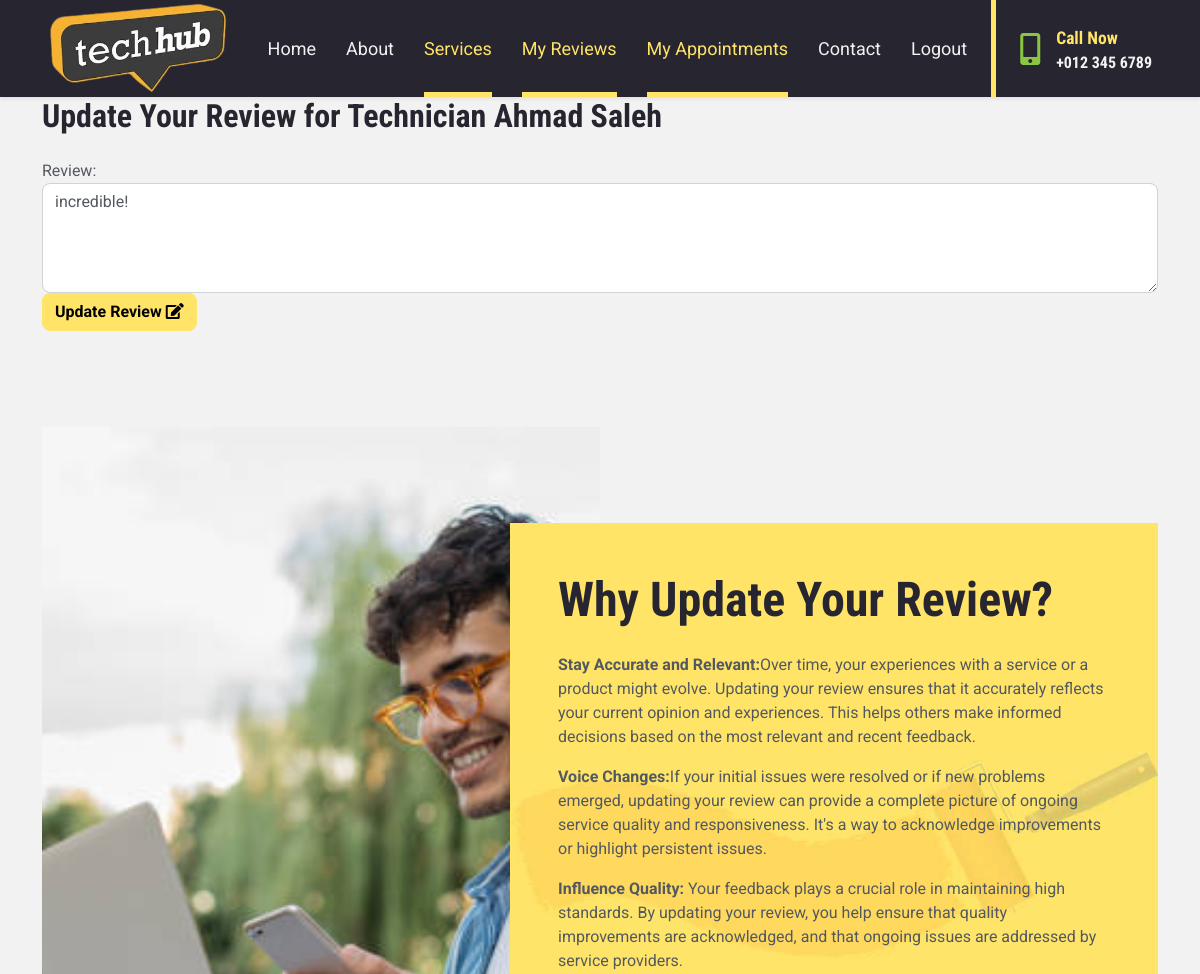
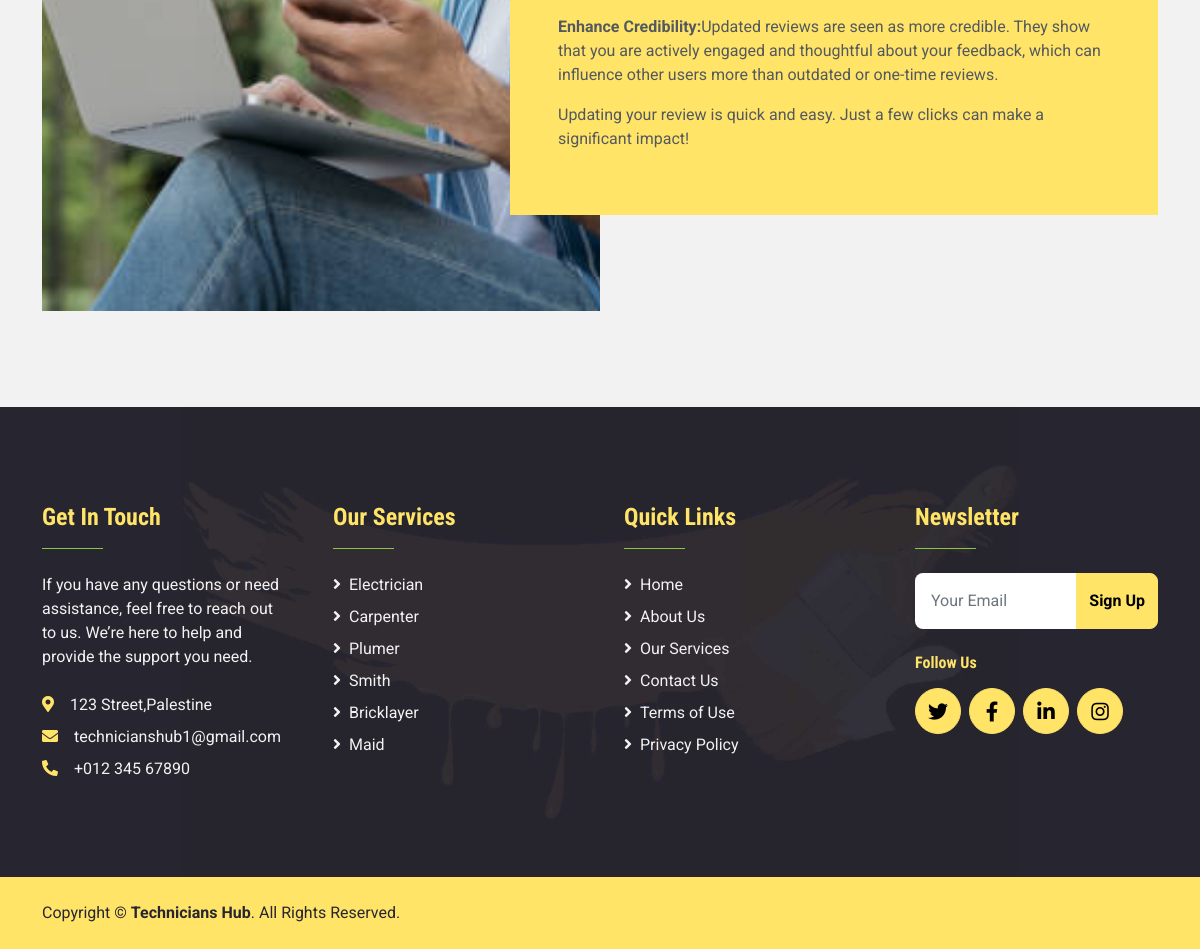
The app's page /update_review/18/ (signed in) with its own data (2 pictures, top to bottom).
### Technicians_app/models.py (models this page shows, shortened)
class Technician(models.Model):
    first_name = models.CharField(max_length=45)
    last_name = models.CharField(max_length=45)
    bio = models.TextField()
    phone_number = models.CharField(max_length=25)
    city = models.CharField(max_length=45)
    age = models.IntegerField()
    image = models.ImageField(upload_to='image/')
    created_at = models.DateField(auto_now_add=True)
    updated_at = models.DateField(auto_now=True)
    users = models.ManyToManyField(User, related_name="technicians",blank=True)
    role=models.ForeignKey(Role,related_name="technicians",on_delete=models.CASCADE , default=1)

class Review(models.Model):
    technician = models.ForeignKey(Technician, related_name= "technician_reviews",  on_delete=models.CASCADE, default=1)
    user = models.ForeignKey(User, related_name= "user_reviews", on_delete=models.CASCADE, default=1)
    content = models.TextField()
    created_at = models.DateTimeField(auto_now_add=True)
    updated_at = models.DateTimeField(auto_now=True)

### Technicians_app/views.py (the view)
# urls.py: path('update_review/<int:review_id>/', views.update_review, name='update_review'),
def update_review(request, review_id):
    if 'id' not in request.session:
        return redirect('login')
    user_id = request.session['id']
    review = models.get_review(review_id)
    if review.user_id != user_id:
        messages.error(request, "You are not authorized to update this review.")
        return redirect('/recent_reviews')
    technician = review.technician
    if request.method == 'POST':
        models.update_review(request, review_id)
        messages.success(request, f"Review for technician {technician.first_name} {technician.last_name} updated successfully.", extra_tags='info')
        return redirect('/recent_reviews')
    else:
        return render(request, 'update_review.html', {'review': review, 'technician': technician})

### Technicians_app/models.py (called while the page is built)
def get_review(review_id):
    review = Review.objects.get(id=review_id)
    return review

### Technicians_app/templates/update_review.html (shortened to what this page needs)
<!DOCTYPE html>
<html lang="en">
<head>
    {% load static%}
    <link href="https://cdnjs.cloudflare.com/ajax/libs/font-awesome/5.15.0/css/all.min.css" rel="stylesheet">
    <link href="https://cdn.jsdelivr.net/npm/bootstrap-icons@1.4.1/font/bootstrap-icons.css" rel="stylesheet">
    <link href="lib/owlcarousel/assets/owl.carousel.min.css" rel="stylesheet">
    <link href="{% static 'css/bootstrap.min.css'%}" rel="stylesheet">
    <link href="{% static 'css/services.css'%}" rel="stylesheet">
</head>
<body class="bg-light">
    <nav class="navbar navbar-expand-lg bg-dark navbar-dark shadow-sm px-5 py-3 py-lg-0">
        <a href="/" class="Header-branding" data-nc-element="branding" data-content-field="site-title">
            <img src="{% static 'image/logo2.PNG' %}" alt="One &amp; Done Remodeling" sizes="200px"
                class="Header-branding-logo" style="display:block; width:180px; height:auto;" loading="lazy"
                decoding="async" data-loader="sqs">
        </a>
        <div class="collapse navbar-collapse" id="navbarCollapse">
            <div class="navbar-nav ms-auto py-0 pe-4 border-end border-5 border-primary">
                <a href="/" class="nav-item nav-link">Home</a>
                <a href="/about_us" class="nav-item nav-link">About</a>
                <a href="/services" class="nav-item nav-link active">Services</a>
                <a href="{% url 'recent_reviews' %}" class="nav-item nav-link active">My Reviews</a>
                <a href="/recent_appointments" class="nav-item nav-link active">My Appointments</a>
                <a href="/contact" class="nav-item nav-link">Contact</a>
                <a href="{% url 'logout_user' %}" class="nav-item nav-link">Logout</a>
            </div>
            <div class="d-none d-lg-flex align-items-center ps-4">
                <i class="fa fa-2x fa-mobile-alt text-secondary me-3"></i>
                <div>
                    <h5 class="text-primary mb-1"><small>Call Now</small></h5>
                    <h6 class="text-light m-0">+012 345 6789</h6>
                </div>
            </div>
        </div>
    </nav>
    <div class="container">
        <h2 class="mb-4">Update Your Review for Technician {{ technician.first_name }} {{ technician.last_name }}</h2>
        <form method="post" action="{% url 'update_review' review.id %}">
            <div class="form-group">
                <label for="content">Review:</label>
                <textarea name="content" rows="4" class="form-control" required>{{ review.content }}</textarea>
            </div>
            <button type="submit" class="btn btn-primary">
                Update Review <i class="fas fa-edit"></i>
            </button>
        </form>
    </div>
    <div class="container-fluid py-5">
        <div class="container py-5">
            <div class="row gx-0">
                <div class="col-lg-6" style="min-height: 400px;">
                    <div class="position-relative h-100">
                        <img class="position-absolute w-100 h-100" src="{% static 'image/review.jpg'%}"
                            style="object-fit: cover;">
                    </div>
                </div>
                <div class="col-lg-6 my-lg-5 py-lg-5">
                    <div class="about-end bg-primary p-5">
                        <h1 class="display-5 mb-4">Why Update Your Review?</h1>
                        <p><strong>Stay Accurate and Relevant:</strong>Over time, your experiences with a service or a
                            product might evolve. Updating your review ensures that it accurately reflects your current
                            opinion and experiences. This helps others make informed decisions based on the most
                            relevant and recent feedback.</p>
                        <p><strong>Voice Changes:</strong>If your initial issues were resolved or if new problems
                            emerged, updating your review can provide a complete picture of ongoing service quality and
                            responsiveness. It's a way to acknowledge improvements or highlight persistent issues.</p>
                        <p><strong>Influence Quality:</strong> Your feedback plays a crucial role in maintaining high
                            standards. By updating your review, you help ensure that quality improvements are
                            acknowledged, and that ongoing issues are addressed by service providers.</p>
                        <p><strong>Enhance Credibility:</strong>Updated reviews are seen as more credible. They show
                            that you are actively engaged and thoughtful about your feedback, which can influence other
                            users more than outdated or one-time reviews.</p>
                        <p>Updating your review is quick and easy. Just a few clicks can make a significant impact!</p>
                    </div>
                </div>
            </div>
        </div>
    </div>
    <div class="container-fluid bg-dark bg-footer text-light py-5">
        <div class="container py-5">
            <div class="row g-5">
                <div class="col-lg-3 col-md-6">
                    <h4 class="text-primary">Get In Touch</h4>
                    <hr class="w-25 text-secondary mb-4" style="opacity: 1;">
                    <p class="mb-4">If you have any questions or need assistance, feel free to reach out to us. We’re
                        here to help and provide the support you need.</p>
                    <p class="mb-2"><i class="fa fa-map-marker-alt text-primary me-3"></i>123 Street,Palestine</p>
                    <p class="mb-2"><i class="fa fa-envelope text-primary me-3"></i>technicianshub1@gmail.com</p>
                    <p class="mb-0"><i class="fa fa-phone-alt text-primary me-3"></i>+012 345 67890</p>
                </div>
                <div class="col-lg-3 col-md-6">
                    <h4 class="text-primary">Our Services</h4>
                    <hr class="w-25 text-secondary mb-4" style="opacity: 1;">
                    <div class="d-flex flex-column justify-content-start">
                        <a class="text-light mb-2" href="#"><i class="fa fa-angle-right me-2"></i>Electrician</a>
                        <a class="text-light mb-2" href="#"><i class="fa fa-angle-right me-2"></i>Carpenter</a>
                        <a class="text-light mb-2" href="#"><i class="fa fa-angle-right me-2"></i>Plumer</a>
                        <a class="text-light mb-2" href="#"><i class="fa fa-angle-right me-2"></i>Smith</a>
                        <a class="text-light mb-2" href="#"><i class="fa fa-angle-right me-2"></i>Bricklayer</a>
                        <a class="text-light" href="#"><i class="fa fa-angle-right me-2"></i>Maid</a>
                    </div>
                </div>
                <div class="col-lg-3 col-md-6">
                    <h4 class="text-primary">Quick Links</h4>
                    <hr class="w-25 text-secondary mb-4" style="opacity: 1;">
                    <div class="d-flex flex-column justify-content-start">
                        <a class="text-light mb-2" href="/"><i class="fa fa-angle-right me-2"></i>Home</a>
                        <a class="text-light mb-2" href="/about_us"><i class="fa fa-angle-right me-2"></i>About Us</a>
                        <a class="text-light mb-2" href="/services"><i class="fa fa-angle-right me-2"></i>Our
                            Services</a>
                        <a class="text-light mb-2" href="/contact"><i class="fa fa-angle-right me-2"></i>Contact Us</a>
                        <a class="text-light mb-2" href="/terms"><i class="fa fa-angle-right me-2"></i>Terms of Use</a>
                        <a class="text-light mb-2" href="/privacy_policy"><i class="fa fa-angle-right me-2"></i>Privacy
                            Policy</a>
                    </div>
                </div>
                <div class="col-lg-3 col-md-6">
                    <h4 class="text-primary">Newsletter</h4>
                    <hr class="w-25 text-secondary mb-4" style="opacity: 1;">
                    <form action="">
                        <div class="input-group">
                            <input type="text" class="form-control p-3 border-0" placeholder="Your Email">
                            <button class="btn btn-primary">Sign Up</button>
                        </div>
                    </form>
                    <h6 class="text-primary mt-4 mb-3">Follow Us</h6>
                    <div class="d-flex">
                        <a class="btn btn-lg btn-primary btn-lg-square rounded-circle me-2" href="#"><i
                                class="fab fa-twitter"></i></a>
                        <a class="btn btn-lg btn-primary btn-lg-square rounded-circle me-2" href="#"><i
                                class="fab fa-facebook-f"></i></a>
                        <a class="btn btn-lg btn-primary btn-lg-square rounded-circle me-2" href="#"><i
                                class="fab fa-linkedin-in"></i></a>
                        <a class="btn btn-lg btn-primary btn-lg-square rounded-circle" href="#"><i
                                class="fab fa-instagram"></i></a>
                    </div>
                </div>
            </div>
        </div>
    </div>
    <div class="container-fluid bg-primary text-dark py-4">
        <div class="container">
            <div class="row g-0">
                <div class="col-md-6 text-center text-md-start">
                    <p class="mb-md-0">Copyright &copy; <a class="text-dark fw-bold" href="#">Technicians Hub</a>. All
                        Rights Reserved.</p>
                </div>
            </div>
        </div>
    </div>
</body>
</html>

### Technicians_app/static/css/services.css (style rules this page uses)
:root { --primary: #FFE468; --secondary: #8CC641; --light: #F2F2F2; --dark: #272630; }
.btn { font-weight: 700; transition: .5s; }
.btn-lg-square { width: 46px; height: 46px; }
.btn-square, .btn-sm-square, .btn-lg-square { padding-left: 0; padding-right: 0; text-align: center; }
.navbar-dark .navbar-nav .nav-link { position: relative; margin-left: 30px; padding: 35px 0; font-size: 18px; color: var(--light); outline: none; transition: .5s; }
.navbar-dark .navbar-nav .nav-link:hover, .navbar-dark .navbar-nav .nav-link.active { color: var(--primary); }
@media (min-width: 992px) { .navbar-dark .navbar-nav .nav-link::before { position: absolute; content: ""; width: 0; height: 5px; bottom: 0; left: 50%; background: var(--primary); transition: .5s; } }
@media (min-width: 992px) { .navbar-dark .navbar-nav .nav-link:hover::before, .navbar-dark .navbar-nav .nav-link.active::before { width: 100%; left: 0; } }
.about-start, .about-end { background: url(../img/about-bg.jpg) center center no-repeat; background-size: contain; }
@media (min-width: 992px) { .about-end { position: relative; margin-left: -90px; z-index: 1; } }
.bg-footer { background: url(../img/footer.jpg) center center no-repeat; background-size: contain; }

### records on screen
Technician: first_name "Ahmad", last_name "Saleh"
Review: content "incredible!"
